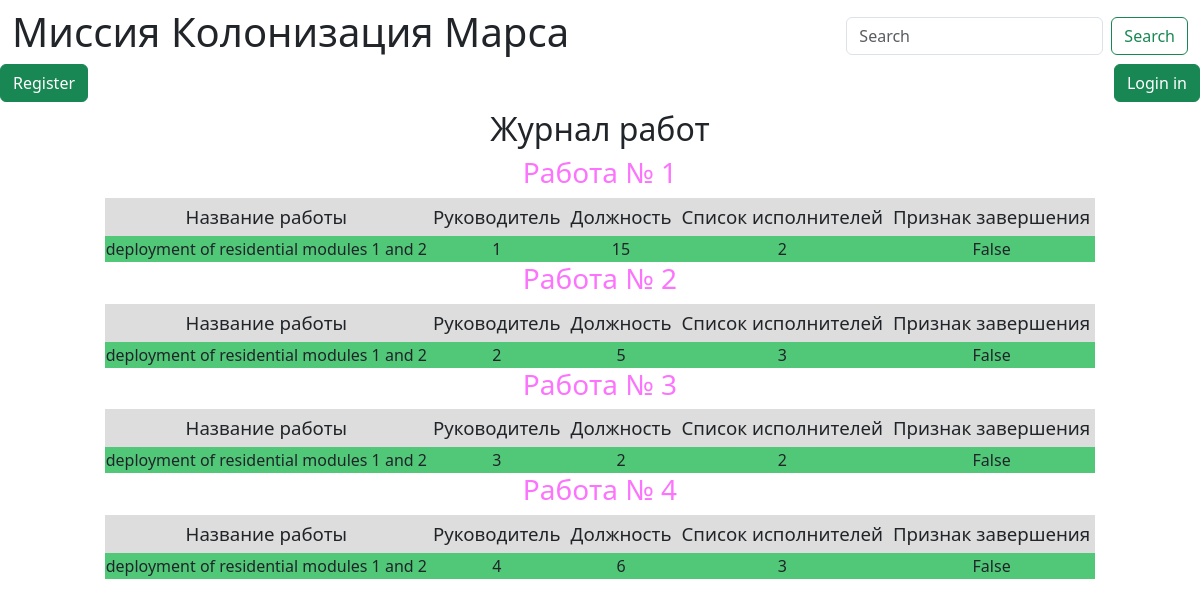
The page / on the database its author committed.
### sql/data/jobs.py (models this page shows)
class Jobs(SqlAlchemyBase):
    __tablename__ = 'jobs'
    id = sqlalchemy.Column(sqlalchemy.Integer,
                           primary_key=True, autoincrement=True)
    job = sqlalchemy.Column(sqlalchemy.String, nullable=True)
    work_size = sqlalchemy.Column(sqlalchemy.Integer, nullable=True, default=0)
    collaborators = sqlalchemy.Column(sqlalchemy.String, nullable=True)
    start_date = sqlalchemy.Column(sqlalchemy.DateTime,
                                   default=datetime.datetime.now)
    end_date = sqlalchemy.Column(sqlalchemy.DateTime,
                                 default=datetime.datetime.now)
    is_finished = sqlalchemy.Column(sqlalchemy.Boolean, default=True)
    team_leader = sqlalchemy.Column(sqlalchemy.Integer, sqlalchemy.ForeignKey('users.id'))
    user = orm.relationship('User')

### sql/main.py (the view)
@app.route('/')
def index():
    session = db_session.create_session()
    jobs = session.query(Jobs).all()
    return render_template("index.html", jobs=jobs)

### sql/data/db_session.py (called while the page is built)
def create_session() -> Session:
    global __factory
    return __factory()

### sql/templates/index.html
{% extends 'base.html' %}
{% block content %}
<h2 align="center">Журнал работ</h2>
{% for job in jobs %}
<div align="center">
<h3 style="color: #FC74FD"> Работа № {{ job.id }}</h3>
<div class="table_container my_container">
    <table>
        <tr class="work_table_row">
            <td class="title" align="center"> Название работы </td>
            <td class="title" align="center"> Руководитель </td>
            <td class="title" align="center"> Должность </td>
            <td class="title" align="center"> Список исполнителей  </td>
            <td class="title" align="center"> Признак завершения </td>
        </tr>
        <tr>
            <td class="description" bgcolor="50c878" align="center"> {{ job.job }} </td>
            <td class="description" bgcolor="50c878" align="center"> {{ job.team_leader }} </td>
            <td class="description" bgcolor="50c878" align="center"> {{ job.work_size }} </td>
            <td class="description" bgcolor="50c878" align="center"> {{ job.collaborators }} </td>
            <td class="description" bgcolor="50c878" align="center"> {{ job.is_finished }} </td>
        </tr>
    </table>
</div>
    </div>
{% endfor %}
{% endblock %}

### sql/templates/base.html (shortened to what this page needs)
<!doctype html>
<html lang="en">
<head>
    <link href="https://cdn.jsdelivr.net/npm/bootstrap@5.3.3/dist/css/bootstrap.min.css" rel="stylesheet">
    <link rel="stylesheet" type="text/css" href="static/css/style.css">
</head>
<body>
<nav class="navbar">
    <div class="container-fluid">
        <h1>Миссия Колонизация Марса</h1>
        <form class="d-flex" role="search">
            <input class="form-control me-2" type="search" placeholder="Search" aria-label="Search">
            <button class="btn btn-outline-success" type="submit">Search</button>
        </form>
    </div>
    {% if current_user.is_authenticated %}
    <a class="navbar-brand" href="/logout">{{ current_user.name }} {{ current_user.surname }}</a>
    {% else %}
    <a class="btn btn-success" href="/register">Register</a>
    <a class="btn btn-success" href="/login">Login in</a>
    {% endif %}
</nav>
<main role="main" class="container">
   {% block content %}
   {% endblock %}
</main>
</body>
</html>

### sql/static/css/style.css (style rules this page uses)
td.title { background-color: #dddddd; align: center; font-size: 14pt; padding: 5px }

### rows shown on the page
Jobs: id "1", job "deployment of residential modules 1 and 2", team_leader "1", work_size "15", collaborators "2", is_finished "False"
Jobs: id "2", job "deployment of residential modules 1 and 2", team_leader "2", work_size "5", collaborators "3", is_finished "False"
Jobs: id "3", job "deployment of residential modules 1 and 2", team_leader "3", work_size "2", collaborators "2", is_finished "False"
Jobs: id "4", job "deployment of residential modules 1 and 2", team_leader "4", work_size "6", collaborators "3", is_finished "False"
